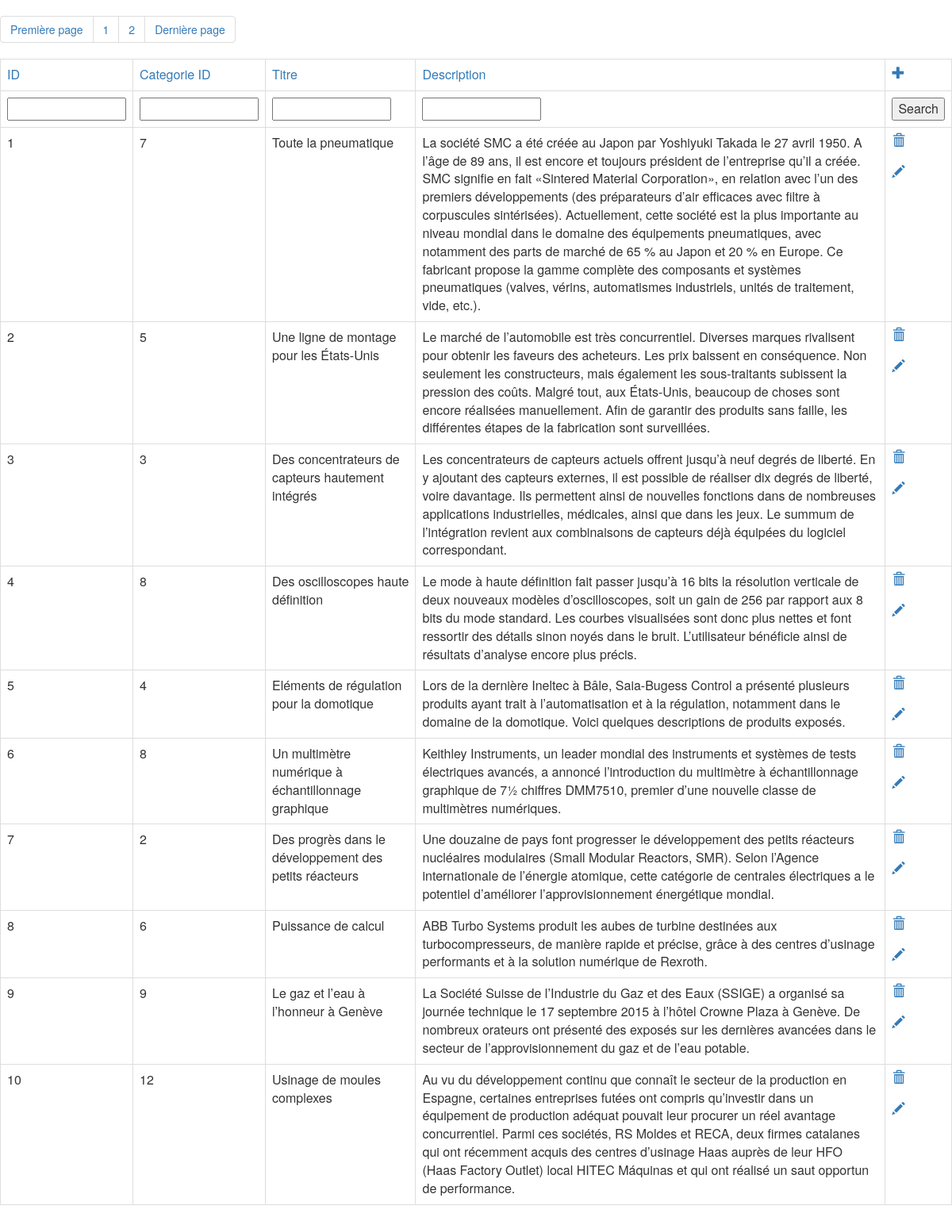
The page / on the database its author committed.
### tables this page shows
CREATE TABLE IF NOT EXISTS `articles` (
  `id` int(11) NOT NULL AUTO_INCREMENT,
  `category_id` int(10) DEFAULT NULL,
  `title` varchar(255) NOT NULL,
  `description` text,
  PRIMARY KEY (`id`),
  KEY `category_id` (`category_id`)
);

### src/config/config.php (called while the page is built, shortened)
<?php
return array(
	'db' => array(
		'host'		=> 'localhost',
		'user'		=> 'root',
		'password'	=> '',
		'dbname'	=> 'epreuve',
		'table'		=> 'articles'
	),
	'movies' => array(
		'idMovies'  => "ID",
		'Title' 	=> "Titre",
		'Year' 		=> "Annee",
		'Length' 	=> "longueur",
		'Description' => "Description",
		'Poster' 	=> "Poster",
	),
	'champ_title' => array(
		'id' 		=> "ID",
		'category_id' => "Categorie ID",
		'title' 	=> "Titre",
		'description' => "Description",
	),
);
?>

### src/classes/Db/ConnectPDO.class.php (called while the page is built, shortened)
<?php
final class ConnectPDO extends ConnectDB
{
	private $_pdo;
	protected function connect()
	{
		$strConnection = 'mysql:host='.$this->host.';dbname='.$this->dbname;
		$arrExtraParam= array(\PDO::MYSQL_ATTR_INIT_COMMAND => "SET NAMES utf8");
		$this->_pdo = new \PDO($strConnection, $this->user, $this->password, $arrExtraParam);
		$this->_pdo->setAttribute(\PDO::ATTR_ERRMODE, \PDO::ERRMODE_EXCEPTION);
	}
	public function query($sql)
	{
		if(is_string($sql)){
			$result = $this->_pdo->query($sql);
			return $result;
		}
		else{
			throw new \Exception("La requête n'est pas valide!");
			return false;
		}
	}
	public function fetch($sql)
	{
		$return = array();
		if($result = $this->query($sql))
		{
			while($val=$result->fetch(\PDO::FETCH_ASSOC))
			{
				$return[] = $val;
			}
			return $return;
		}
		else{
			throw new \Exception("La requête n'est pas valide!");
			return false;
		}
	}
	public function getFieldsNames($tableName)
	{
		$fieldsNames = array();
		$result = $this->_pdo->query('SELECT * FROM '.$tableName);
		for ($i=0; $i<$result->ColumnCount();$i++){
			$meta = $result->getColumnMeta($i);
			$fieldsNames[] = $meta['name'];
		}
		return $fieldsNames;
	}
}
?>

### src/classes/Db/DataGrid.class.php (called while the page is built, shortened)
<?php
require("ConnectPDO.class.php");
require("QueryBuilder.class.php");
class DataGrid
{
    private $database;
    private $perPage;
    private $cPage;
    function __construct($config)
    {
        $this->database = new ConnectPDO($config["db"]);
    }
    public function pagination($table)
    {
        $resultat = $this->database->fetch($table);
        $nbArt = count($resultat);
        $this->perPage = 10;
        $nbPage = ceil($nbArt/$this->perPage);
        if (isset($_GET['p']) && $_GET['p'] > 0 && $_GET['p'] <= $nbPage)
        {
            $this->cPage = $_GET['p'];
        }
        else
        {
            $this->cPage = 1;
        }
        return $nbPage;
    }
    public function nameChampbyTable($table)
    {
        return $this->database->getFieldsNames($table);
    }
    public function render($table)
    {
        $data = $this->nameChampbyTable($table);
        $this->builder = new QueryBuilder();
        $sql = $this->builder->select()->from($table)->order($_GET['order'], $_GET['sort']);
        $sqlpag = $sql->GetSQL();
        $p = $this->pagination($sqlpag);
        $sql = $sql->limit(($this->cPage-1)*$this->perPage, $this->perPage);
        $sql = $sql->GetSQL();
        $result = $this->database->fetch($sql);
        return array("result" => $result, "data" => $data, "p" => $p);
    }
    public function newdata($table)
    {
        $value = $this->nameChampbyTable($table);
        if (!isset($_GET['insert'.$value[1]]))return;
            ?><script type="text/javascript"> alert("tous les champs doivent être rempli !!!!!!!"); </script><?php
        $builder = new QueryBuilder($this->database);
        $sql = $builder->insert($table, $datainsert);
        $this->database->query($sql);
        return;
    }
    public function UpdateData($table)
    {
        $value = $this->nameChampbyTable($table);
        if (!isset($_POST['update'.$value[2]]))return;
        $this->builder = new QueryBuilder($this->database);
        $sql = $this->builder->update($table, $_POST ['updateid'], $attribu);
        $this->database->query($sql);
        print_r($sql);
        return;
    }
}
 ?>

### src/classes/Db/QueryBuilder.class.php (called while the page is built, shortened)
<?php
class QueryBuilder
{
	private $_query = array();
	public function select(){
		$args = func_get_args();
        $this->_query["fields"] = empty($args) ? array('*') : $args;
        return $this;
    }
    public function from($table, $alias = null){
        if(is_null($alias)){
            $this->_query["from"][] = $table;
        }else{
            $this->_query["from"][] = "$table AS $alias";
        }
        return $this;
    }
	public function order($by, $order='ASC'){
		$this->_query["order"][] = $by.' '.$order;
        return $this;
    }
	public function limit($start=0, $length=0){
		$this->_query["limit"]["start"] = $start;
		$this->_query["limit"]["length"] = $length;
        return $this;
	}
	public function getSql()
	{
		$return = '';
		$return .= 'SELECT '. implode(', ', $this->_query["fields"]);
		$return .= ' FROM ' . implode(', ', $this->_query["from"]);
		if(!empty($this->_query["order"]))
			$return .= ' ORDER BY ' . implode(', ', $this->_query["order"]);
		if(@$this->_query["limit"]["length"] > 0)
			$return .= ' LIMIT ' . $this->_query["limit"]["start"] . ', ' . $this->_query["limit"]["length"];
        return $return;
	}
}
?>

### src/view/view.php (the view)
<nav>
    <ul class="pagination">
    <li>
        <a href="index.php?p=1" aria-label="Previous"><span aria-hidden="true">Première page</span></a>
    </li>
<?php
    for ($i=1; $i <=$info["p"] ; $i++)
    {
        if ($order_url != null)echo "<li><a href=index.php?p=$i&".$order_url."> $i </a></li>";
        else echo "<li><a href=index.php?p=$i> $i </a></li>";
    }
?>
    <li>
        <a href='index.php?p=<?php echo$i-1; ?>' aria-label="Next"><span aria-hidden="true">Dernière page</span></a>
    </li>
    </ul>
</nav>
<?php
    echo "<table class='table table-bordered table-data'><tr>";
    foreach ($info["data"] as $name)
    {
        echo "<td><a href='index.php?order=".$name."&sort=".$_GET['sort']."'>".$config['champ_title'][$name]."</a></td>";
    }
    echo "<td><a href='index.php?new=article'><span class='glyphicon glyphicon-plus' aria-hidden='true'></span></a></td>";
    echo "</tr><tr>";
    echo "<form class= action='index.php' method='get'>";
    for ($i=0; $i < count($info["data"]); $i++)
    {
        echo "<td><input class='search' type='text' name=search[".$info["data"][$i]."]></td>";
    }
    echo "<td><input class='button' value='Search' type='submit'></td>";
    echo "</form>";
    echo "</tr>";
    foreach ($info["result"] as $row)
    {
        echo "<tr>";
        foreach ($row as $name)
        {
            echo "<td>".$name."</td>";
        }
        echo "<td><a href='index.php?del=".$row[DB_ID_NAME]."'><span class='glyphicon glyphicon-trash' aria-hidden='true'></span></a><br><br>
        <a href='index.php?upd=".$row[DB_ID_NAME]."'><span class='glyphicon glyphicon-pencil' aria-hidden='true'></span></a></td>";
        echo "</tr>";
    }
?>

### index.php (shortened to what this page needs)
<html>
    <head>
        <?php
        require 'src/classes/Db/DataGrid.class.php';
        $config = include("src/config/config.php");
        $dt = new Db\DataGrid($config);
        ?>
        <link href="css/bootstrap.min.css" rel="stylesheet">
        <link href="css/style.css" rel="stylesheet">
    </head>
    <body>
        <?php
            $info = $dt->render($config['db']['table']);
            $order_url = $dt->ParseURL();
            $dt->UpdateData($config['db']['table']);
            $dt->newdata($config['db']['table']);
            require("src/view/".$dt->crud($config['db']['table']));
        ?>
    </body>
</html>

### css/style.css (style rules this page uses)
.table-data .search { max-width: 150px; }

### rows shown on the page
articles: id "1", category "7", title "Toute la pneumatique", description "La société SMC a été créée au Japon par Yoshiyuki Takada le 27 avril 1950. A l’âge de 89 ans, il est encore et toujours président de l’entreprise qu’il a créée. SMC signifie en fait «Sintered Material Corporation», en relation avec l’un des premiers développements (des préparateurs d’air efficaces avec filtre à corpuscules sintérisées). Actuellement, cette société est la plus importante au niveau mondial dans le domaine des équipements pneumatiques, avec notamment des parts de marché de 65 % au Japon et 20 % en Europe. Ce fabricant propose la gamme complète des composants et systèmes pneumatiques (valves, vérins, automatismes industriels, unités de traitement, vide, etc.)."
articles: id "2", category "5", title "Une ligne de montage pour les États-Unis", description "Le marché de l’automobile est très concurrentiel. Diverses marques rivalisent pour obtenir les faveurs des acheteurs. Les prix baissent en conséquence. Non seulement les constructeurs, mais également les sous-traitants subissent la pression des coûts. Malgré tout, aux États-Unis, beaucoup de choses sont encore réalisées manuellement. Afin de garantir des produits sans faille, les différentes étapes de la fabrication sont surveillées."
articles: name "3", title "Des concentrateurs de capteurs hautement intégrés", description "Les concentrateurs de capteurs actuels offrent jusqu’à neuf degrés de liberté. En y ajoutant des capteurs externes, il est possible de réaliser dix degrés de liberté, voire davantage. Ils permettent ainsi de nouvelles fonctions dans de nombreuses applications industrielles, médicales, ainsi que dans les jeux. Le summum de l’intégration revient aux combinaisons de capteurs déjà équipées du logiciel correspondant."
articles: id "4", category "8", title "Des oscilloscopes haute définition", description "Le mode à haute définition fait passer jusqu’à 16 bits la résolution verticale de deux nouveaux modèles d’oscilloscopes, soit un gain de 256 par rapport aux 8 bits du mode standard. Les courbes visualisées sont donc plus nettes et font ressortir des détails sinon noyés dans le bruit. L’utilisateur bénéficie ainsi de résultats d’analyse encore plus précis."
articles: id "5", category "4", title "Eléments de régulation pour la domotique", description "Lors de la dernière Ineltec à Bâle, Saia-Bugess Control a présenté plusieurs produits ayant trait à l’automatisation et à la régulation, notamment dans le domaine de la domotique. Voici quelques descriptions de produits exposés."
articles: id "6", category "8", title "Un multimètre numérique à échantillonnage graphique", description "Keithley Instruments, un leader mondial des instruments et systèmes de tests électriques avancés, a annoncé l’introduction du multimètre à échantillonnage graphique de 7½ chiffres DMM7510, premier d’une nouvelle classe de multimètres numériques."
articles: id "7", category "2", title "Des progrès dans le développement des petits réacteurs", description "Une douzaine de pays font progresser le développement des petits réacteurs nucléaires modulaires (Small Modular Reactors, SMR). Selon l’Agence internationale de l’énergie atomique, cette catégorie de centrales électriques a le potentiel d’améliorer l’approvisionnement énergétique mondial."
articles: id "8", category "6", title "Puissance de calcul", description "ABB Turbo Systems produit les aubes de turbine destinées aux turbocompresseurs, de manière rapide et précise, grâce à des centres d’usinage performants et à la solution numérique de Rexroth."
articles: name "9", title "Le gaz et l’eau à l’honneur à Genève", description "La Société Suisse de l’Industrie du Gaz et des Eaux (SSIGE) a organisé sa journée technique le 17 septembre 2015 à l’hôtel Crowne Plaza à Genève. De nombreux orateurs ont présenté des exposés sur les dernières avancées dans le secteur de l’approvisionnement du gaz et de l’eau potable."
articles: id "10", category "12", title "Usinage de moules complexes", description "Au vu du développement continu que connaît le secteur de la production en Espagne, certaines entreprises futées ont compris qu’investir dans un équipement de production adéquat pouvait leur procurer un réel avantage concurrentiel. Parmi ces sociétés, RS Moldes et RECA, deux firmes catalanes qui ont récemment acquis des centres d’usinage Haas auprès de leur HFO (Haas Factory Outlet) local HITEC Máquinas et qui ont réalisé un saut opportun de performance."

### other values the page prints
$config['champ_title'][$name] "ID"
$config['champ_title'][$name] "Categorie ID"
$config['champ_title'][$name] "Titre"
$config['champ_title'][$name] "Description"
